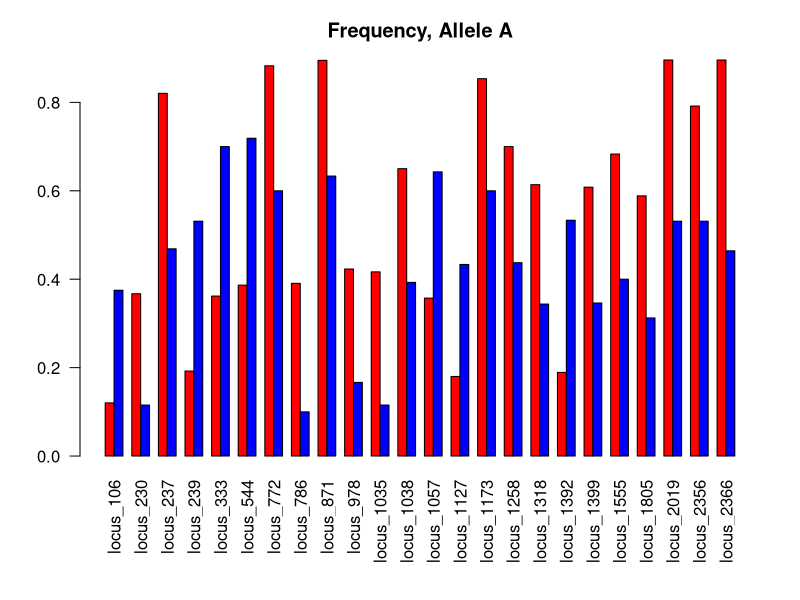
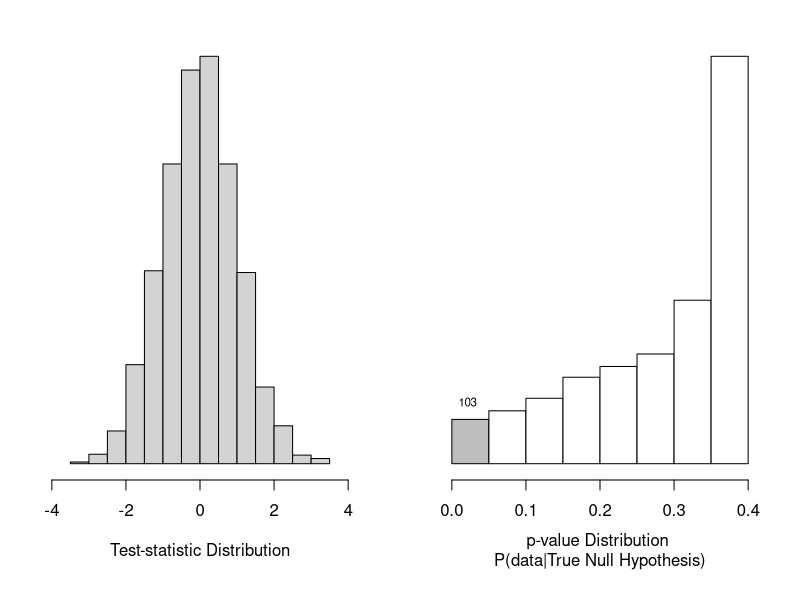
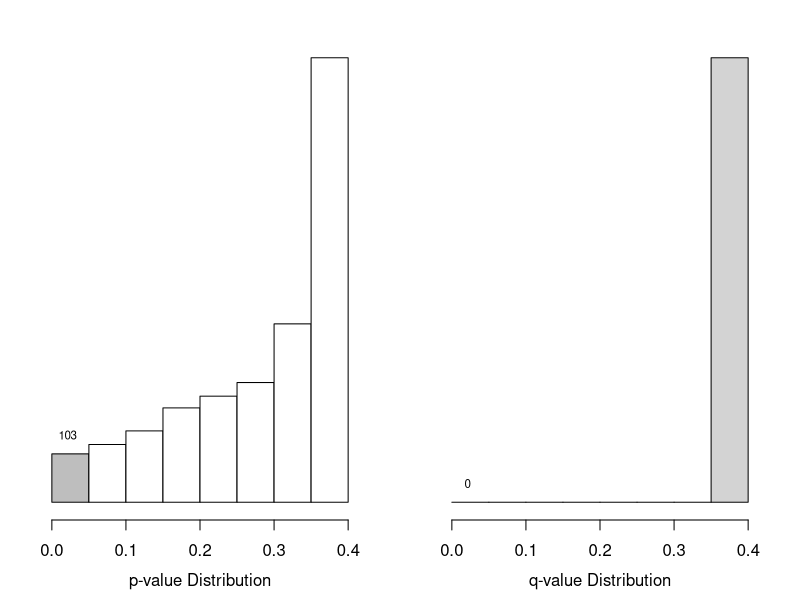
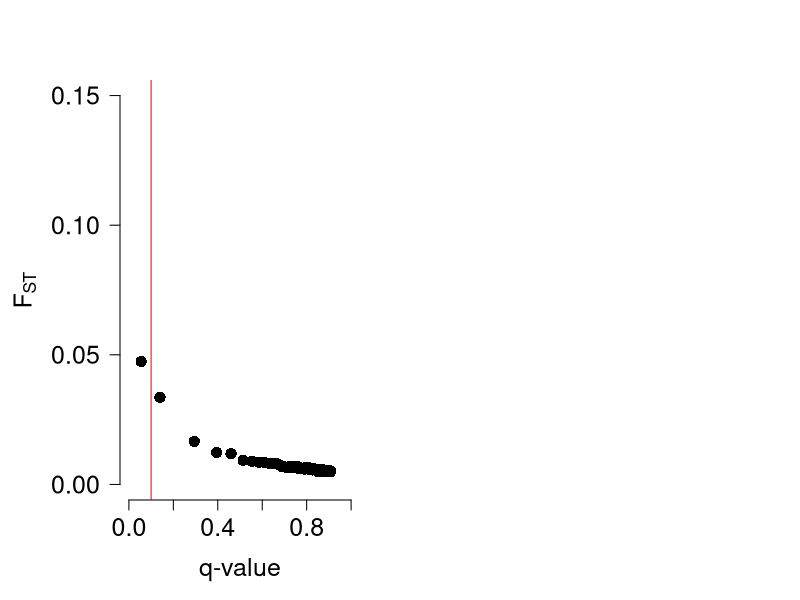

These charts were generated, in order, by the following R code:
## ---- chunk 1
library(qvalue)
## ---- chunk 2
# set working directory
setwd('~/Desktop/CSU_ChronicWasting/Data/')
# load in the Bayescan data so we can use its counts in the subsequent section
bayescan<-read.table('Final_Merged_Both_Sites_Bayescan_Input_fst.txt')
## ---- chunk 3
# load the raw data
bayescan.input<-read.table('wide_format_Bayescan.txt', header=T)

# inspect the data format
head(bayescan.input)
## ---- chunk 4
# extract the loci that have more than 25% difference in frequency between the two populations
disparate.freq <- bayescan.input[which(abs(bayescan.input$p_1-bayescan.input$p_2)>0.25),]

# how many were there?
length(disparate.freq[,1])

par(mar=c(7, 4, 3, 2))
barplot(rbind(disparate.freq$p_1, disparate.freq$p_2), beside=T, col=c('red', 'blue'), names=disparate.freq$Locus_1, main='Frequency, Allele A', las=2)
## ---- chunk 5
# ANSWER KEY
disparate.freq.35 <- bayescan.input[which(abs(bayescan.input$p_1-bayescan.input$p_2)>0.35),]
length(disparate.freq.35[,1])
## ---- chunk 6
# load in the Bayescan output data
bayescan.out<-read.table('Final_Merged_Both_Sites_Bayescan_Input_fst.txt')
## ---- chunk 7

# Draw sample data points (test statistics) from a simulated normal distribution
simulated.values<-rnorm(length(bayescan.out[,1]))

# Determine the probability of making each observation randomly from
# the given distribution using the function dnorm().
# dnorm() gives the area under the curve for values 
# equal to or more extreme than the observed value, 
# otherwise known as the p-value.

simulated.p<-dnorm(simulated.values)

## ---- chunk 8
par(mfrow=c(1,2), mar=c(6,2,2,2))
hist(simulated.values, main='', xlab='Test-statistic Distribution', las=1, freq=F, xlim=c(-4, 4), axes=F)
axis(side=1)
hist(simulated.p, main='', xlab='', ylab='', las=1, breaks=seq(0,0.4, 0.05), freq=F, col=c('gray', rep('white', 8)), axes=F)
axis(side=1)
mtext(side=1, line=3.5, text='p-value Distribution \nP(data|True Null Hypothesis)')
text(x=0.021, y=1.2, labels=length(simulated.p[which(simulated.p<0.05)]), cex=0.7)
## ---- chunk 9
# perform the FDR correction with the qvalue() function:
simulated.q<-qvalue(simulated.p, lambda=0.2)

# plot the comparison
par(mfrow=c(1,2), mar=c(4,2,2,2))

hist(simulated.p, main='', xlab='', ylab='', las=1, breaks=seq(0,0.4,0.05), freq=F, col=c('gray', rep('white', 8)), axes=F)
axis(side=1)
mtext(side=1, line=2.5, text='p-value Distribution')
text(x=0.021, y=1.2, labels=length(simulated.p[which(simulated.p<0.05)]), cex=0.7)

hist(simulated.q$qvalues, main='', ylab='', xlab='', las=1, breaks=seq(0,0.4,0.05), axes=F)
axis(side=1)
mtext(side=1, line=2.5, text='q-value Distribution')
text(x=0.021, y=100, labels=length(simulated.q$qvalues[which(simulated.q$qvalues<0.05)]), cex=0.7)

## ---- chunk 10
# load in the Bayescan output data
bayescan.out<-read.table('Final_Merged_Both_Sites_Bayescan_Input_fst.txt')

head(bayescan.out)

## ---- chunk 11
# Count the number significant at alpha = 0.1
sig<-bayescan.out$qval[bayescan.out$qval < 0.1]
length(sig)

# What is the corresponding FST value? (round to 3 digits)

fst<-bayescan.out$fst[bayescan.out$qval < 0.1]
round(fst, 3)

# Visualize the results
par(mar=c(5,6,4,2))
plot(bayescan.out$qval, bayescan.out$fst, pch=16, cex=1.5, cex.axis=1.5, xlim=c(0,1), 
     ylim=c(0,0.15), bty='n', las=1, cex.lab=1.5, xlab='q-value', ylab='')
mtext(side=2, line=4, text=expression('F'['ST']), cex=1.5)
abline(v=0.1, col='red')
